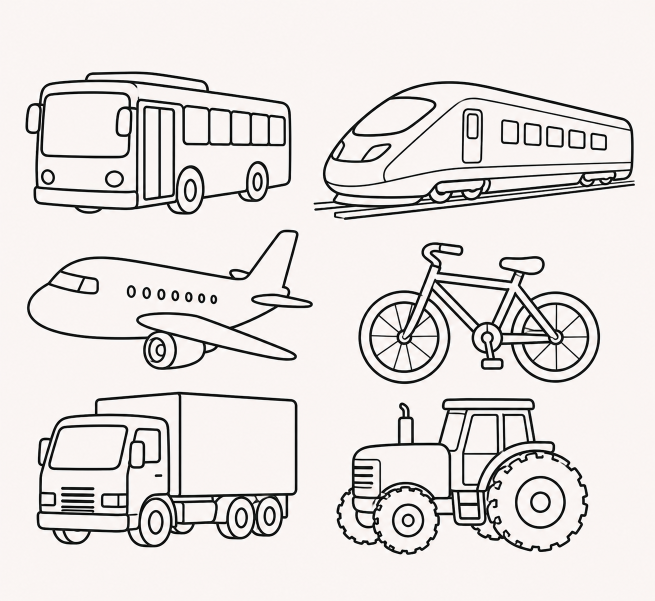
#> input picture knigi/little-max-coloring-1-es/novaya-versiya-2026/listy-ishodnye/01.png, 1310 x 1201 px (shown at 1/2 size)
$ python narezka.py
#> lines starting #> are read from the running program, lines starting #| are printed output that depends on the picture; after the words box and inside, x2 and y2 are one past the last pixel; in counts of white or black regions, pixels touching at a corner belong together
"""Режет листы из listy-ishodnye на отдельные рисунки в risunki-narezannye.
Воспроизводит ровно тот набор из 165 файлов, на который ссылается book.json."""
from PIL import Image
import numpy as np, glob, os
from scipy import ndimage

SRC='listy-ishodnye'; DST='risunki-narezannye'

def gap(a,b):
    dx=max(0,max(a[0],b[0])-min(a[2],b[2])); dy=max(0,max(a[1],b[1])-min(a[3],b[3]))
    return (dx*dx+dy*dy)**0.5

def merge_small(bs):
    bs=list(bs)
    while len(bs)>1:
        ar=[(b[2]-b[0])*(b[3]-b[1]) for b in bs]; mx=max(ar)
        i=min(range(len(bs)),key=lambda k:ar[k])
        if ar[i]>=0.15*mx: break
        j=min([k for k in range(len(bs)) if k!=i],key=lambda k:gap(bs[i],bs[k]))
        a,b=bs[i],bs[j]; bs[j]=(min(a[0],b[0]),min(a[1],b[1]),max(a[2],b[2]),max(a[3],b[3])); bs.pop(i)
    return bs

def boxes(ink,it):
    d=ndimage.binary_dilation(ink,structure=np.ones((3,3)),iterations=it)
    lab,_=ndimage.label(d); out=[]
    for sl in ndimage.find_objects(lab):
        y,x=sl
        if ink[sl].sum()<400: continue
        out.append((x.start,y.start,x.stop,y.stop))
    return merge_small(out)

# сколько рисунков ждать на каждом листе; по умолчанию 6
WANT={'09.png':4, '011.png':4, '012.png':1}
# лист 09 в прошлый раз резался запасным путём, поэтому рамка чуть шире
FALLBACK={'09.png'}

os.makedirs(DST, exist_ok=True)
total=0
for f in sorted(glob.glob(os.path.join(SRC,'*.png'))):
    name=os.path.basename(f); want=WANT.get(name,6)
    im=Image.open(f).convert('L'); ink=np.array(im)<200
#> after `ink = np.array(im) < 200`:
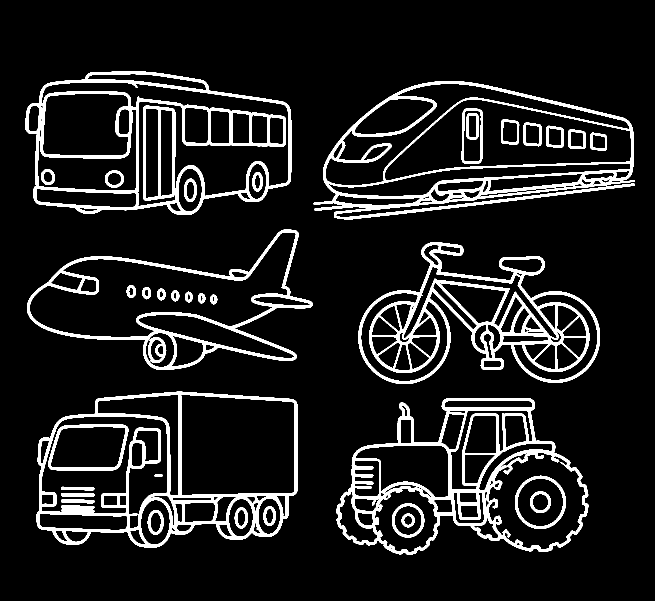
#> ink: shape (1201, 1310) bool (shown at 1/2 size); 10.6% white; 39 white regions, largest, box (x1, y1, x2, y2) and area: (717, 484, 1200, 768) 27467, (673, 796, 1177, 1110) 26965, (627, 162, 1270, 440) 25975
    if want==1:
        a=np.array(im); a=np.where(a>200,255,a)
        ys,xs=np.where(a<200); best=[(xs.min(),ys.min(),xs.max(),ys.max())]
    else:
        best=None
        if name not in FALLBACK:
            for it in range(4,60):
                b=boxes(ink,it)
                if len(b)==want: best=b; break
#> this loop made 1 pass
#> pass 1, in boxes, `d=ndimage.binary_dilation(ink,structure=np.ones((3,3)),iterations=it)`:
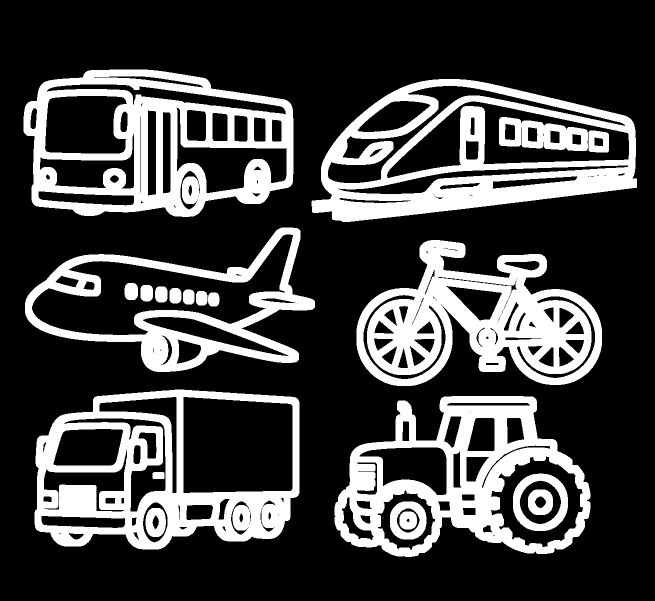
#> d: shape (1201, 1310) bool (shown at 1/2 size); 26.2% white; 21 white regions, largest, box (x1, y1, x2, y2) and area: (713, 480, 1204, 772) 71337, (623, 158, 1274, 444) 70958, (47, 139, 587, 434) 70326
#> pass 1, in boxes, `lab, _ = ndimage.label(d)`:
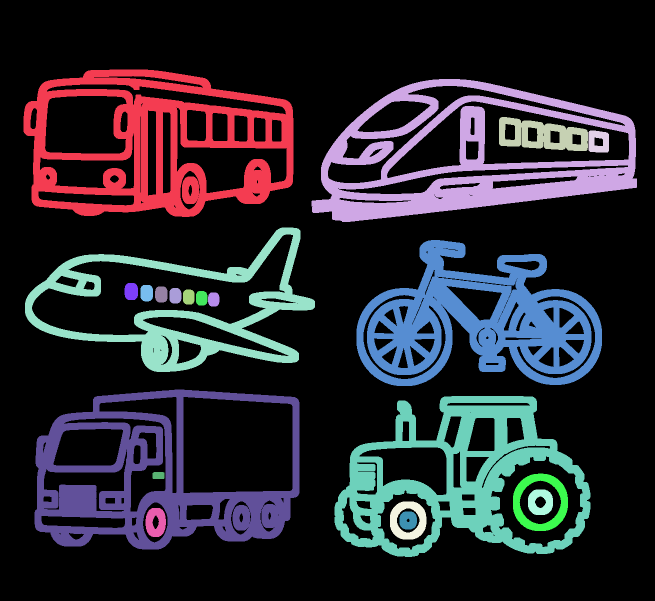
#> lab: shape (1201, 1310) int32 (shown at 1/2 size); 22 distinct labels, from 0 to 21; one colour per label, 0 black
        if best is None: best=boxes(ink,14)
        a=np.array(im); a=np.where(a>200,255,a)
    im=Image.fromarray(a)
    best.sort(key=lambda t:(t[1]//200,t[0]))
    base=os.path.splitext(name)[0][:8]
    for i,(x0,y0,x1,y1) in enumerate(best):
        p=10
        im.crop((max(0,x0-p),max(0,y0-p),min(im.width,x1+p),min(im.height,y1+p))).save(f'{DST}/{base}_{i:02d}.png')
        total+=1
#> this loop made 6 passes
#> (x0, y0, x1, y1) on passes 1 to 6: (47, 139, 587, 434), (623, 158, 1274, 444), (50, 455, 630, 744), (713, 480, 1204, 772), (69, 779, 599, 1099), (669, 792, 1181, 1114)
#> pass 1, `im.crop((max(0,x0-p),max(0,y0-p),min(im.width,x1+p),min(im.height,y1+p..`:
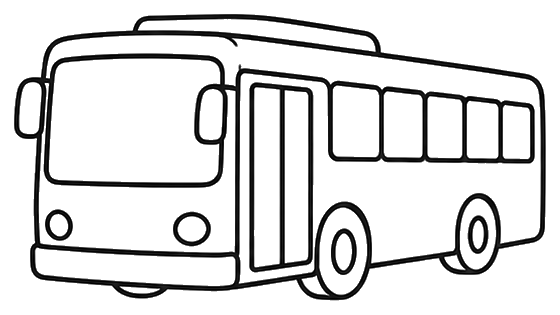
#> saved as 01_00.png: PIL image 560x315 L; min 0, max 255, mean 220.4
#> pass 2, `im.crop((max(0,x0-p),max(0,y0-p),min(im.width,x1+p),min(im.height,y1+p..`:
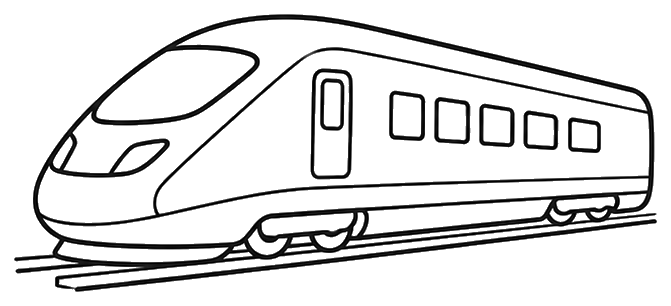
#> saved as 01_01.png: PIL image 671x306 L; min 0, max 255, mean 224.3
#> after the loop, total = 6
#> pass 2 of the loop `for f in sorted(glob.glob(os.path.join(SRC,'*.png'))):`:
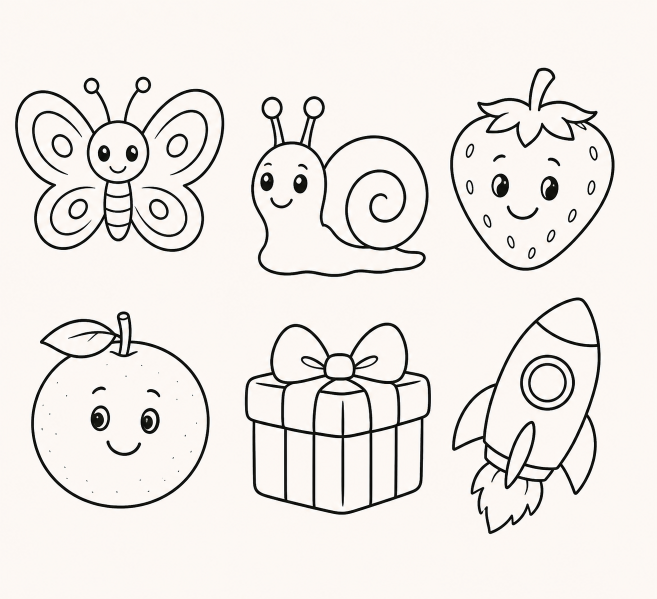
#> input picture knigi/little-max-coloring-1-es/novaya-versiya-2026/listy-ishodnye/010.png, 1313 x 1198 px (shown at 1/2 size)
#> im: PIL image 1313x1198 L
#> ink: shape (1198, 1313) bool; 7% white; 71 white regions (28 under 20 px), largest, box (x1, y1, x2, y2) and area: (489, 645, 862, 1030) 22438, (502, 192, 857, 554) 14966, (904, 595, 1201, 1068) 14324
#> the loop `for it in range(4,60):` made 1 pass
#> pass 1, in boxes (call 2), `lab, _ = ndimage.label(d)`:
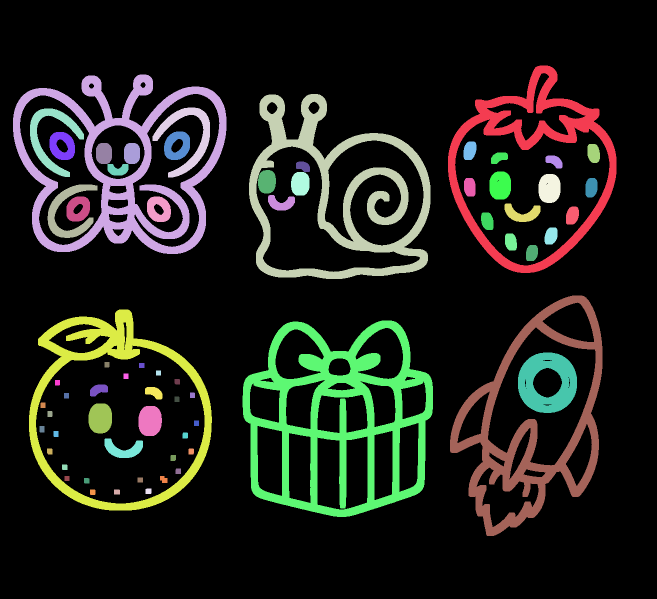
#> lab: shape (1198, 1313) int32 (shown at 1/2 size); 68 distinct labels, from 0 to 67; one colour per label, 0 black
#> a: shape (1198, 1313)
#> the loop `for i,(x0,y0,x1,y1) in enumerate(best):` made 6 passes
#> (x0, y0, x1, y1) on passes 1 to 6: (26, 149, 453, 508), (498, 188, 861, 558), (896, 131, 1233, 546), (900, 591, 1205, 1072), (58, 619, 424, 1021), (485, 641, 866, 1034)
#> pass 2, `im.crop((max(0,x0-p),max(0,y0-p),min(im.width,x1+p),min(im.height,y1+p..`:
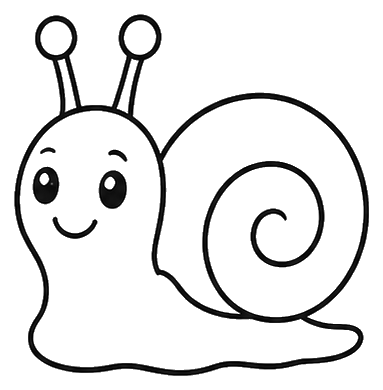
#> saved as 010_01.png: PIL image 383x390 L; min 0, max 255, mean 230.6
#> after the loop `for i,(x0,y0,x1,y1) in enumerate(best):`: total = 12
#> pass 3 of the loop `for f in sorted(glob.glob(os.path.join(SRC,'*.png'))):`:
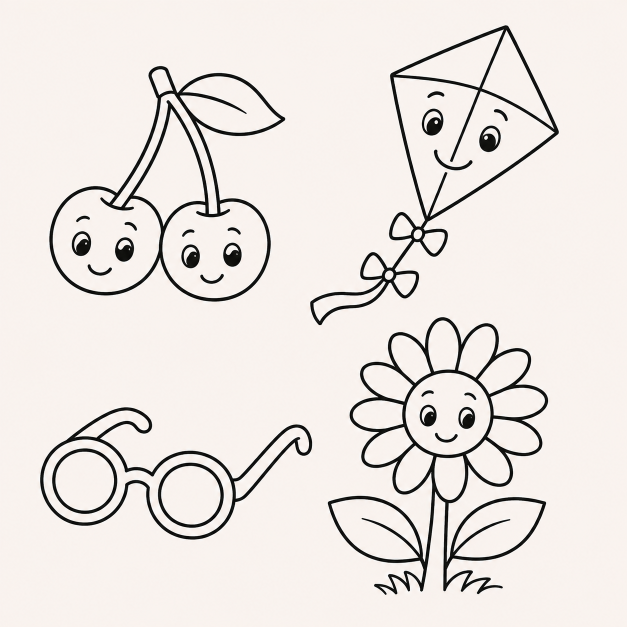
#> input picture knigi/little-max-coloring-1-es/novaya-versiya-2026/listy-ishodnye/011.png, 1254 x 1254 px (shown at 1/2 size)
#> im: PIL image 1254x1254 L
#> ink: shape (1254, 1254) bool; 7% white; 26 white regions, largest, box (x1, y1, x2, y2) and area: (655, 634, 1097, 1190) 35107, (98, 132, 571, 604) 22338, (620, 50, 1118, 650) 20370
#> the loop `for it in range(4,60):` made 1 pass
#> pass 1, in boxes (call 3), `lab, _ = ndimage.label(d)`:
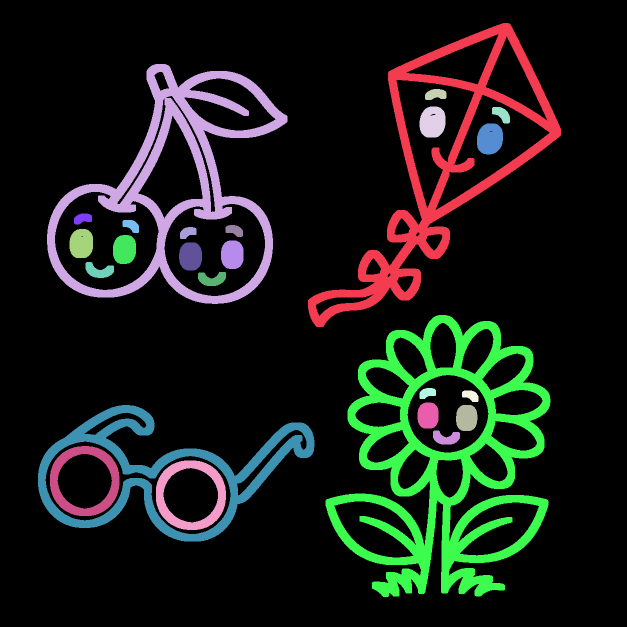
#> lab: shape (1254, 1254) int32 (shown at 1/2 size); 26 distinct labels, from 0 to 25; one colour per label, 0 black
#> a: shape (1254, 1254)
#> the loop `for i,(x0,y0,x1,y1) in enumerate(best):` made 4 passes
#> (x0, y0, x1, y1) on passes 1 to 4: (94, 128, 575, 608), (616, 46, 1122, 654), (651, 630, 1101, 1194), (76, 810, 629, 1083)
#> pass 2, `im.crop((max(0,x0-p),max(0,y0-p),min(im.width,x1+p),min(im.height,y1+p..`:
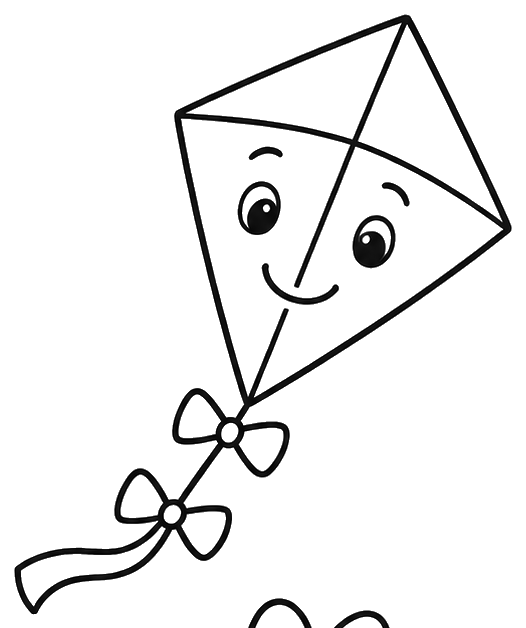
#> saved as 011_01.png: PIL image 526x628 L; min 0, max 255, mean 238.2
#> after the loop `for i,(x0,y0,x1,y1) in enumerate(best):`: total = 16
#> the loop made 5 passes; the first 3 are shown
print('нарезано', total)
